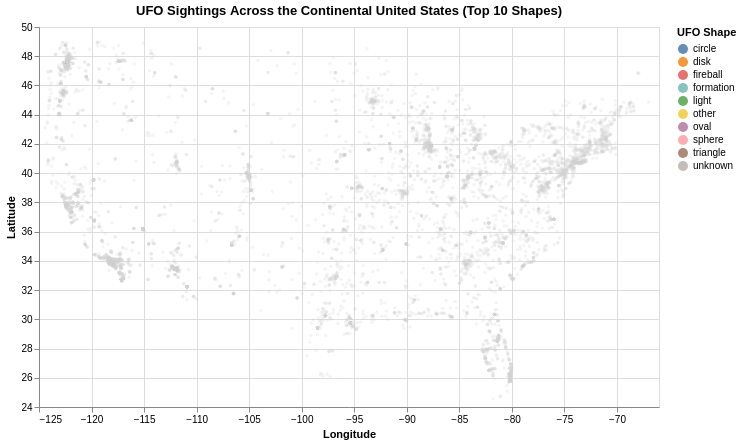

Write notebook code for a chart like this one.
### Markdown cell above
## Plot 1 — Interactive Geographic Scatter (hover to highlight by shape)

I restrict to the **top 10 most-reported UFO shapes** and sample 6,000 rows to keep the vega-lite spec size reasonable.

### Code cell
# Keep only the 10 most common shapes
top_shapes = df['shape'].value_counts().head(10).index.tolist()
df_top = df[df['shape'].isin(top_shapes)].copy()

# Sample for performance
df_sample = df_top.sample(6000, random_state=42)

# Interactivity: hover selection highlights one shape at a time 
hover = alt.selection_point(
    on='mouseover',
    fields=['shape'],
    empty=False          # when nothing is hovered, show all at full opacity
)

color_enc = alt.Color(
    'shape:N',
    scale=alt.Scale(scheme='tableau10'),
    legend=alt.Legend(title='UFO Shape')
)
#: :generated:
#: :model: Claude Sonnet 4.6
#: :prompt: Using my given code, create an Altair scatter plot of longitude vs latitude for continental US sightings. Add interactivity using selection_point on mouseover bound to the shape field, so hovering highlights all points of the same shape. Include tooltips for city, state, shape, year, and duration_seconds.
#: :response:
# Create Altair scatter plot with interactivity
chart1 = (
    alt.Chart(df_sample)
    .mark_circle()
    .encode(
        x=alt.X('longitude:Q',
                scale=alt.Scale(domain=[-125, -66]),
                title='Longitude'),
        y=alt.Y('latitude:Q',
                scale=alt.Scale(domain=[24, 50]),
                title='Latitude'),
        color=alt.condition(hover, color_enc, alt.value('lightgray')),
        size=alt.condition(hover, alt.value(55), alt.value(12)),
        opacity=alt.condition(hover, alt.value(0.85), alt.value(0.25)),
        tooltip=[
            alt.Tooltip('city:N', title='City'),
            alt.Tooltip('state:N', title='State'),
            alt.Tooltip('shape:N', title='Shape'),
            alt.Tooltip('year:Q', title='Year'),
            alt.Tooltip('duration_seconds:Q', title='Duration (s)', format='.0f'),
        ]
    )
    .add_params(hover)
    .properties(
        width=620,
        height=380,
        title='UFO Sightings Across the Continental United States (Top 10 Shapes)'
    )
)

chart1
#: :end:

### Figure 1 — Vega-Lite specification as saved in the notebook (floating-point values rounded to 4 significant figures; data arrays with more than 128 entries replaced by an {"elided": "..."} marker saying what was removed)
{"config": {"view": {"continuousWidth": 300, "continuousHeight": 300}}, "data": {"name": "data-cf0ecc56d99e93d305210b09c08040ac"}, "mark": {"type": "circle"}, "encoding": {"color": {"condition": {"param": "param_bc7248b91bec00c6", "empty": false, "field": "shape", "legend": {"title": "UFO Shape"}, "scale": {"scheme": "tableau10"}, "type": "nominal"}, "value": "lightgray"}, "opacity": {"condition": {"param": "param_bc7248b91bec00c6", "value": 0.85, "empty": false}, "value": 0.25}, "size": {"condition": {"param": "param_bc7248b91bec00c6", "value": 55, "empty": false}, "value": 12}, "tooltip": [{"field": "city", "title": "City", "type": "nominal"}, {"field": "state", "title": "State", "type": "nominal"}, {"field": "shape", "title": "Shape", "type": "nominal"}, {"field": "year", "title": "Year", "type": "quantitative"}, {"field": "duration_seconds", "format": ".0f", "title": "Duration (s)", "type": "quantitative"}], "x": {"field": "longitude", "scale": {"domain": [-125, -66]}, "title": "Longitude", "type": "quantitative"}, "y": {"field": "latitude", "scale": {"domain": [24, 50]}, "title": "Latitude", "type": "quantitative"}}, "height": 380, "params": [{"name": "param_bc7248b91bec00c6", "select": {"type": "point", "fields": ["shape"], "on": "mouseover"}}], "title": "UFO Sightings Across the Continental United States (Top 10 Shapes)", "width": 620, "$schema": "https://vega.github.io/schema/vega-lite/v6.1.0.json", "datasets": {"data-cf0ecc56d99e93d305210b09c08040ac": {"elided": "6000 records"}}}
